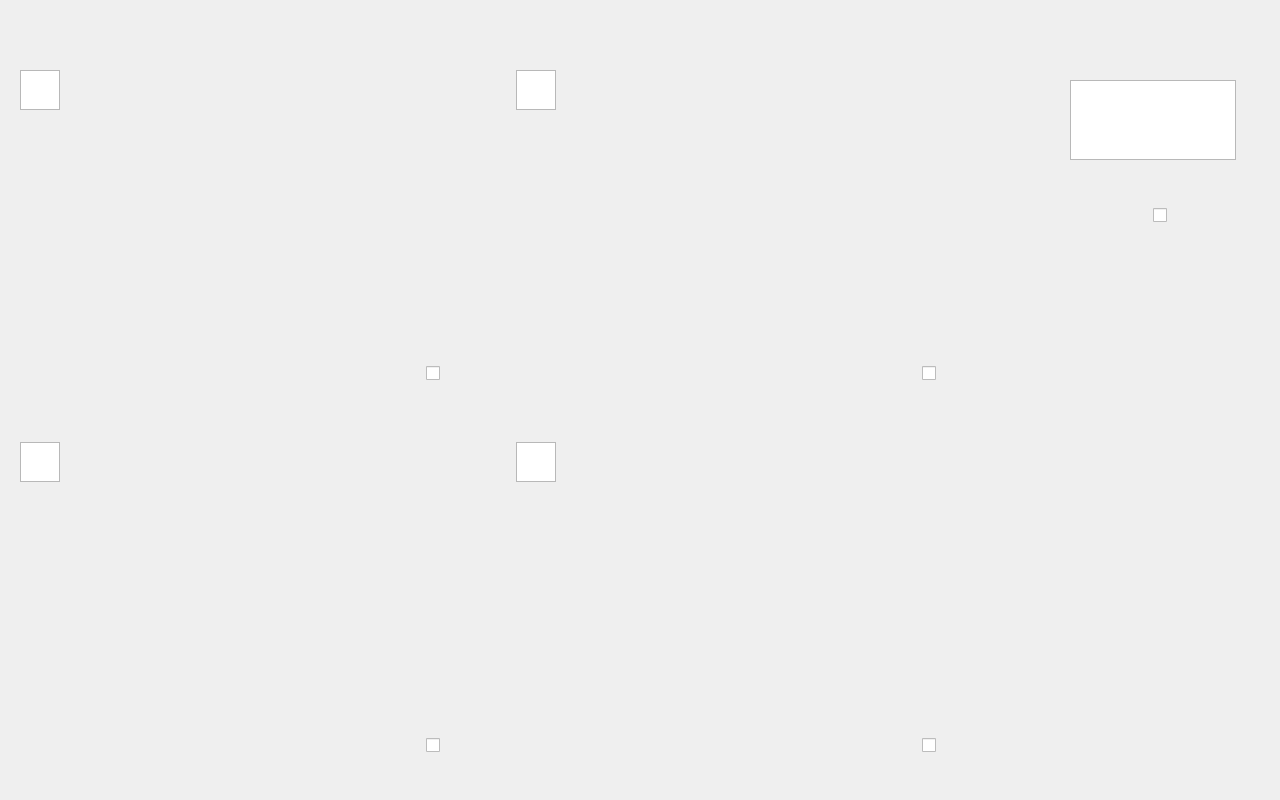
<?xml version="1.0" encoding="UTF-8"?>
<ui version="4.0">
 <class>FisheyeWindow</class>
 <widget class="QDialog" name="FisheyeWindow">
  <property name="geometry">
   <rect>
    <x>0</x>
    <y>0</y>
    <width>1280</width>
    <height>800</height>
   </rect>
  </property>
  <property name="windowTitle">
   <string>Dialog</string>
  </property>
  <widget class="QCheckBox" name="sw_ptz_fisheye">
   <property name="geometry">
    <rect>
     <x>1153</x>
     <y>180</y>
     <width>70</width>
     <height>70</height>
    </rect>
   </property>
  </widget>
  <widget class="QCheckBox" name="sw_ptz_rec0">
   <property name="geometry">
    <rect>
     <x>426</x>
     <y>338</y>
     <width>70</width>
     <height>70</height>
    </rect>
   </property>
  </widget>
  <widget class="QCheckBox" name="sw_ptz_rec1">
   <property name="geometry">
    <rect>
     <x>922</x>
     <y>338</y>
     <width>70</width>
     <height>70</height>
    </rect>
   </property>
  </widget>
  <widget class="QCheckBox" name="sw_ptz_rec2">
   <property name="geometry">
    <rect>
     <x>426</x>
     <y>710</y>
     <width>70</width>
     <height>70</height>
    </rect>
   </property>
  </widget>
  <widget class="QCheckBox" name="sw_ptz_rec3">
   <property name="geometry">
    <rect>
     <x>922</x>
     <y>710</y>
     <width>70</width>
     <height>70</height>
    </rect>
   </property>
  </widget>
  <widget class="QGraphicsView" name="gv_rec0_hint">
   <property name="geometry">
    <rect>
     <x>20</x>
     <y>70</y>
     <width>40</width>
     <height>40</height>
    </rect>
   </property>
  </widget>
  <widget class="QGraphicsView" name="gv_rec1_hint">
   <property name="geometry">
    <rect>
     <x>516</x>
     <y>70</y>
     <width>40</width>
     <height>40</height>
    </rect>
   </property>
  </widget>
  <widget class="QGraphicsView" name="gv_rec2_hint">
   <property name="geometry">
    <rect>
     <x>20</x>
     <y>442</y>
     <width>40</width>
     <height>40</height>
    </rect>
   </property>
  </widget>
  <widget class="QGraphicsView" name="gv_rec3_hint">
   <property name="geometry">
    <rect>
     <x>516</x>
     <y>442</y>
     <width>40</width>
     <height>40</height>
    </rect>
   </property>
  </widget>
  <widget class="QGraphicsView" name="gv_shutdown">
   <property name="geometry">
    <rect>
     <x>1070</x>
     <y>80</y>
     <width>166</width>
     <height>80</height>
    </rect>
   </property>
  </widget>
 </widget>
 <resources/>
 <connections/>
</ui>
